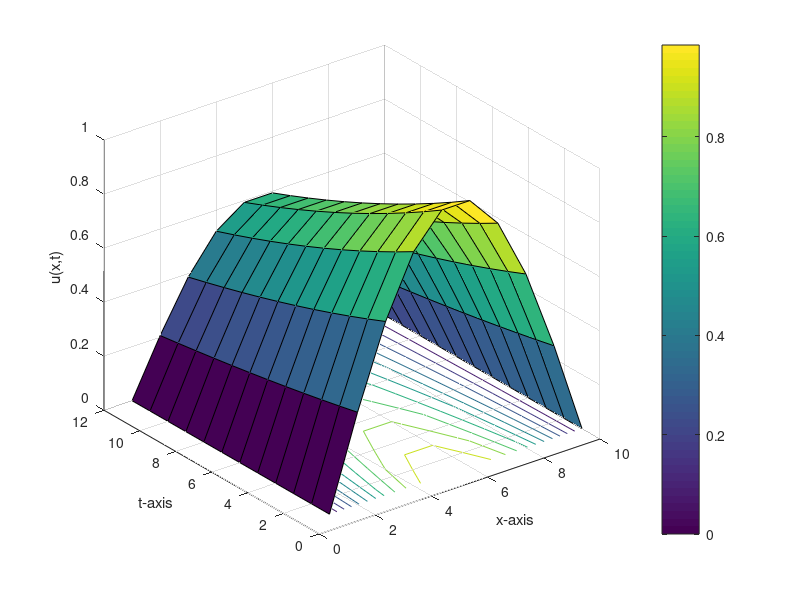
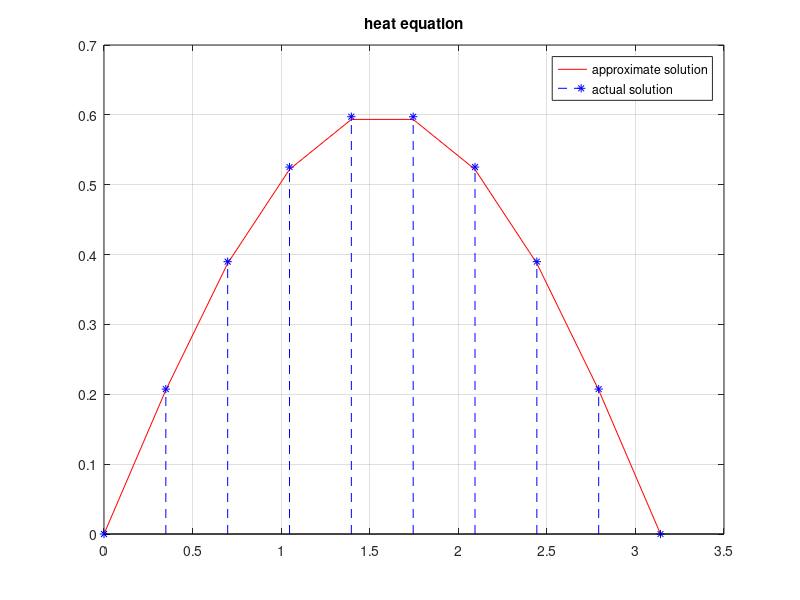

These figures' MATLAB source, in order:
    % Approximate the solution of the one dimensional heat equation
    %
    % du/dt = d^2u/dx^2,   0 < x < pi,  t > 0
    %
    % which is subject to the initial condition
    % u(x,0) = sin(x),   0 <= x <= pi
    %
    % and the boundary conditions
    % u(0,t) = u(pi,t) = 0,   t > 0
    %
    % and compare the result at t = 0.5 to the actual solution
    % u(x,t) = exp(-t)*sin(x)

    function heat2
    clc
    clf
    clear all
    c=1;%Diffusivity
    a=0;%Left boundary
    b=pi;%Right boundary
    tf=0.5;%Final time
    n=10;
    m=12;
    C1=0;%Left Boundary Condition
    C2=0;%Right Boundary Condition
    h=(b-a)/(n-1);%Grid spacing
    k=(tf-0)/(m-1);%Time stepping
    r=(c*c*k)/(h*h)%Stability criterion 0<r<0.5
    u=zeros(n,m);
    for j=1:m
        u(1,j)=C1;
        u(n,j)=C2;
    end
    for i=2:n-1
        u(i,1)=f(a+(i-1)*h);
    end
    for j=2:m
        for i=2:n-1
            u(i,j)=r*u(i-1,j-1)+(1-2*r)*u(i,j-1)+r*u(i+1,j-1);
        end
    end
    disp('Result=')
    num2str(u')
    figure (1)
    surfc(u')
    colorbar
    grid on
    xlabel('x-axis');
    ylabel('t-axis');
    zlabel('u(x,t)');
    hold off
    x=linspace(a,b,n);
    figure (2)
    sum=0.0;
    for i=1:n
        v1(i)=u(i,m);%approximate solution depends on the value of m
        v2(i)=exp(-tf)*sin(x(i)); %Exact solution at t=0.5
        sum=sum+(v1(i)-v2(i))*(v1(i)-v2(i));
    end
    rmse=sqrt(sum/length(v1))
    plot(x,v1,'-r')
    hold on
    stem(x,v2,'--*b')
    grid on
    hold off
    title('heat equation')
    legend('approximate solution','actual solution');
    function z=f(x)
    z=sin(x);
